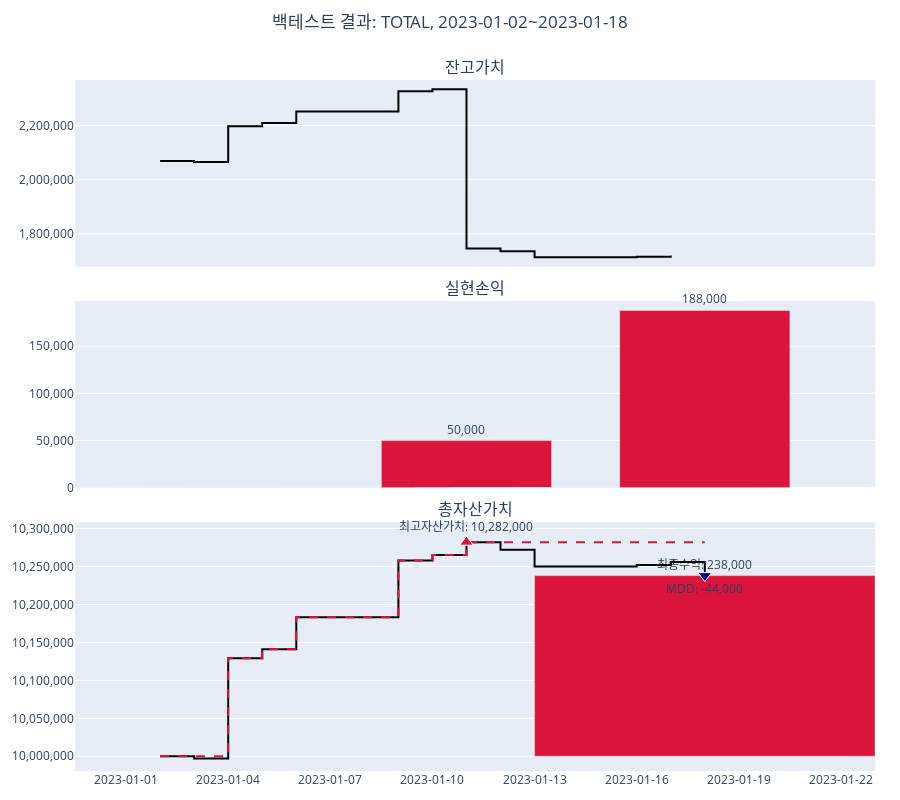

Source (notebook cell):
### Code cell
kq.backtest_plot_stock_daily(df_result_total)

### Figure 1 — Plotly figure (JSON) as saved in the notebook; plotly's stock layout.template omitted (floating-point values rounded to 4 significant figures)
{"data": [{"line": {"color": "#000000", "shape": "hv"}, "mode": "lines", "name": "잔고가치", "type": "scatter", "x": ["2023-01-02T00:00:00", "2023-01-03T00:00:00", "2023-01-04T00:00:00", "2023-01-05T00:00:00", "2023-01-06T00:00:00", "2023-01-09T00:00:00", "2023-01-10T00:00:00", "2023-01-11T00:00:00", "2023-01-12T00:00:00", "2023-01-13T00:00:00", "2023-01-16T00:00:00", "2023-01-17T00:00:00", "2023-01-18T00:00:00"], "xaxis": "x3", "y": [2069000, 2066000, 2198000, 2210000, 2252000, 2327000, 2334000, 1746000, 1736000, 1714000, 1716000, 1720000, null], "yaxis": "y"}, {"cliponaxis": false, "marker": {"color": ["#00008B", "#00008B", "#00008B", "#00008B", "#00008B", "#00008B", "#00008B", "#DC143C", "#00008B", "#00008B", "#00008B", "#00008B", "#DC143C"]}, "name": "실현손익", "text": ["", "", "", "", "", "", "", "50,000", "", "", "", "", "188,000"], "textposition": "outside", "type": "bar", "width": 432000000, "x": ["2023-01-02T00:00:00", "2023-01-03T00:00:00", "2023-01-04T00:00:00", "2023-01-05T00:00:00", "2023-01-06T00:00:00", "2023-01-09T00:00:00", "2023-01-10T00:00:00", "2023-01-11T00:00:00", "2023-01-12T00:00:00", "2023-01-13T00:00:00", "2023-01-16T00:00:00", "2023-01-17T00:00:00", "2023-01-18T00:00:00"], "xaxis": "x3", "y": [0, 0, 0, 0, 0, 0, 0, 50000, 0, 0, 0, 0, 188000], "yaxis": "y2"}, {"line": {"color": "#000000", "shape": "hv"}, "mode": "lines", "name": "총자산가치", "type": "scatter", "x": ["2023-01-02T00:00:00", "2023-01-03T00:00:00", "2023-01-04T00:00:00", "2023-01-05T00:00:00", "2023-01-06T00:00:00", "2023-01-09T00:00:00", "2023-01-10T00:00:00", "2023-01-11T00:00:00", "2023-01-12T00:00:00", "2023-01-13T00:00:00", "2023-01-16T00:00:00", "2023-01-17T00:00:00", "2023-01-18T00:00:00"], "xaxis": "x3", "y": [10000000, 9997000, 10129000, 10141000, 10183000, 10258000, 10265000, 10282000, 10272000, 10250000, 10252000, 10256000, 10238000], "yaxis": "y3"}, {"line": {"color": "#DC143C", "dash": "dash", "shape": "hv"}, "mode": "lines", "name": "최고자산가치", "type": "scatter", "x": ["2023-01-02T00:00:00", "2023-01-03T00:00:00", "2023-01-04T00:00:00", "2023-01-05T00:00:00", "2023-01-06T00:00:00", "2023-01-09T00:00:00", "2023-01-10T00:00:00", "2023-01-11T00:00:00", "2023-01-12T00:00:00", "2023-01-13T00:00:00", "2023-01-16T00:00:00", "2023-01-17T00:00:00", "2023-01-18T00:00:00"], "xaxis": "x3", "y": [10000000, 10000000, 10129000, 10141000, 10183000, 10258000, 10265000, 10282000, 10282000, 10282000, 10282000, 10282000, 10282000], "yaxis": "y3"}, {"base": [10000000], "cliponaxis": false, "marker": {"color": ["#DC143C"]}, "name": "최종손익", "text": ["최종수익: 238,000"], "textposition": "outside", "type": "bar", "width": 864000000, "x": ["2023-01-18T00:00:00"], "xaxis": "x3", "y": [238000], "yaxis": "y3"}, {"cliponaxis": false, "marker": {"color": ["#DC143C", "#00008B"], "line": {"color": "white", "width": 1}, "size": 12, "symbol": ["triangle-up", "triangle-down"]}, "mode": "markers+text", "name": "", "text": ["최고자산가치: 10,282,000", "MDD: -44,000"], "textposition": ["top center", "bottom center"], "type": "scatter", "x": ["2023-01-11T00:00:00", "2023-01-18T00:00:00"], "xaxis": "x3", "y": [10282000, 10238000], "yaxis": "y3"}], "layout": {"annotations": [{"font": {"size": 16}, "showarrow": false, "text": "잔고가치", "x": 0.5, "xanchor": "center", "xref": "paper", "y": 1, "yanchor": "bottom", "yref": "paper"}, {"font": {"size": 16}, "showarrow": false, "text": "실현손익", "x": 0.5, "xanchor": "center", "xref": "paper", "y": 0.68, "yanchor": "bottom", "yref": "paper"}, {"font": {"size": 16}, "showarrow": false, "text": "총자산가치", "x": 0.5, "xanchor": "center", "xref": "paper", "y": 0.36, "yanchor": "bottom", "yref": "paper"}], "height": 800, "hovermode": "x unified", "margin": {"b": 25, "l": 25, "r": 25, "t": 80}, "showlegend": false, "title": {"text": "백테스트 결과: TOTAL, 2023-01-02~2023-01-18", "x": 0.5, "y": 0.98}, "uniformtext": {"minsize": 12, "mode": "show"}, "xaxis": {"anchor": "y", "domain": [0, 1], "matches": "x3", "showticklabels": false}, "xaxis2": {"anchor": "y2", "domain": [0, 1], "matches": "x3", "showticklabels": false}, "xaxis3": {"anchor": "y3", "domain": [0, 1], "hoverformat": "%Y-%m-%d", "showticklabels": true, "tickformat": "%Y-%m-%d"}, "yaxis": {"anchor": "x", "domain": [0.73, 1], "tickformat": ",d"}, "yaxis2": {"anchor": "x2", "domain": [0.41, 0.68], "tickformat": ",d"}, "yaxis3": {"anchor": "x3", "domain": [0, 0.36], "tickformat": ",d"}}}
